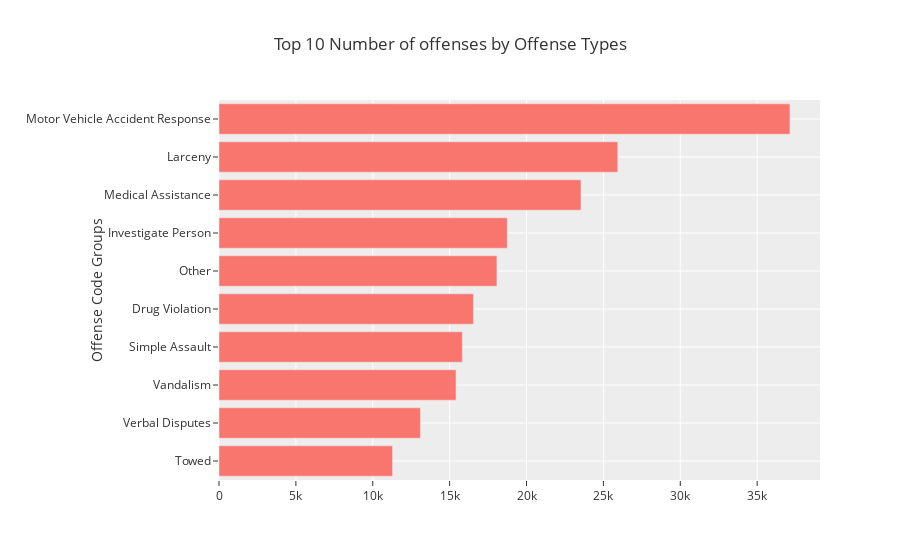

This figure's notebook cell:
### Code cell
fig = go.Figure()

(fig
 .update_layout(title_text="Top 10 Number of offenses by Offense Types", yaxis_title_text="Offense Code Groups")
 .add_bar(y=top10_code_groups.index, x=top10_code_groups.values, orientation='h', hovertemplate="Number of Offenses: %{x:.3s}<extra></extra>")
 .show()
)

### Figure 1 — Plotly figure (JSON) as saved in the notebook; plotly's stock layout.template omitted (floating-point values rounded to 4 significant figures)
{"data": [{"hovertemplate": "Number of Offenses: %{x:.3s}<extra></extra>", "orientation": "h", "type": "bar", "x": [11287, 13099, 15415, 15826, 16548, 18075, 18750, 23540, 25935, 37132], "y": ["Towed", "Verbal Disputes", "Vandalism", "Simple Assault", "Drug Violation", "Other", "Investigate Person", "Medical Assistance", "Larceny", "Motor Vehicle Accident Response"]}], "layout": {"autosize": true, "title": {"text": "Top 10 Number of offenses by Offense Types"}, "xaxis": {"autorange": true, "range": [0, 39090.0], "type": "linear"}, "yaxis": {"autorange": true, "range": [-0.5, 9.5], "title": {"text": "Offense Code Groups"}, "type": "category"}}}
